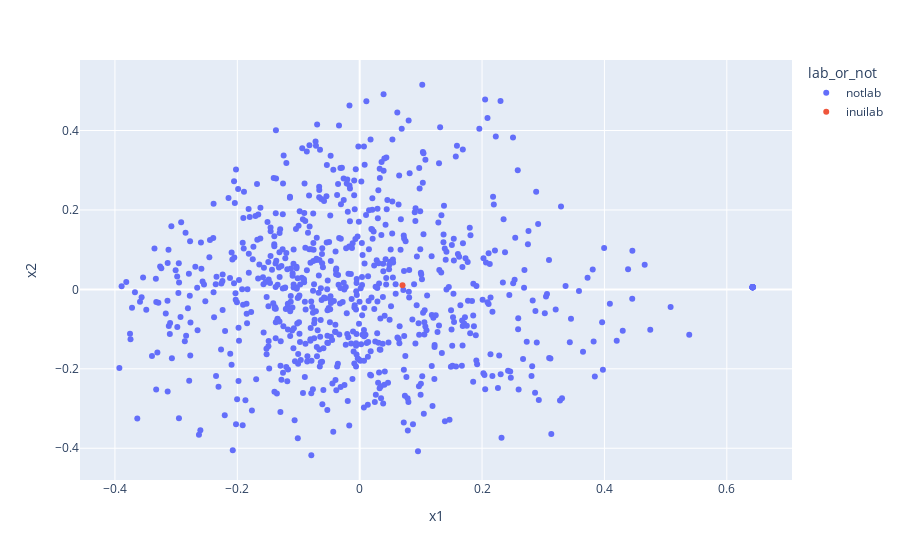

The notebook cell saved with this chart:
### Code cell
import plotly.express as px
fig = px.scatter(pcx_2019, x="x1", y="x2", color="lab_or_not", hover_data=[pcx_2019['title'].values])
fig.show()
fig.update_layout(title=f"LabPaper(2019)")
fig.write_html(f"LabPaper(2019).html")

### Figure 1 — Plotly figure (JSON) as saved in the notebook; plotly's stock layout.template omitted (floating-point values rounded to 4 significant figures; data arrays with more than 128 entries replaced by an {"elided": "..."} marker saying what was removed)
{"data": [{"customdata": {"elided": "770x1 str values"}, "hovertemplate": "lab_or_not=notlab<br>x1=%{x}<br>x2=%{y}<br>hover_data_0=%{customdata[0]}<extra></extra>", "legendgroup": "notlab", "marker": {"color": "#636efa", "symbol": "circle"}, "mode": "markers", "name": "notlab", "orientation": "v", "showlegend": true, "type": "scatter", "x": {"elided": "770 float values"}, "xaxis": "x", "y": {"elided": "770 float values"}, "yaxis": "y"}, {"customdata": [["An Empirical Study of Span Representations in Argumentation Structure Parsing"]], "hovertemplate": "lab_or_not=inuilab<br>x1=%{x}<br>x2=%{y}<br>hover_data_0=%{customdata[0]}<extra></extra>", "legendgroup": "inuilab", "marker": {"color": "#EF553B", "symbol": "circle"}, "mode": "markers", "name": "inuilab", "orientation": "v", "showlegend": true, "type": "scatter", "x": [0.06999], "xaxis": "x", "y": [0.0105], "yaxis": "y"}], "layout": {"legend": {"title": {"text": "lab_or_not"}, "tracegroupgap": 0}, "margin": {"t": 60}, "xaxis": {"anchor": "y", "domain": [0, 1], "title": {"text": "x1"}}, "yaxis": {"anchor": "x", "domain": [0, 1], "title": {"text": "x2"}}}}
